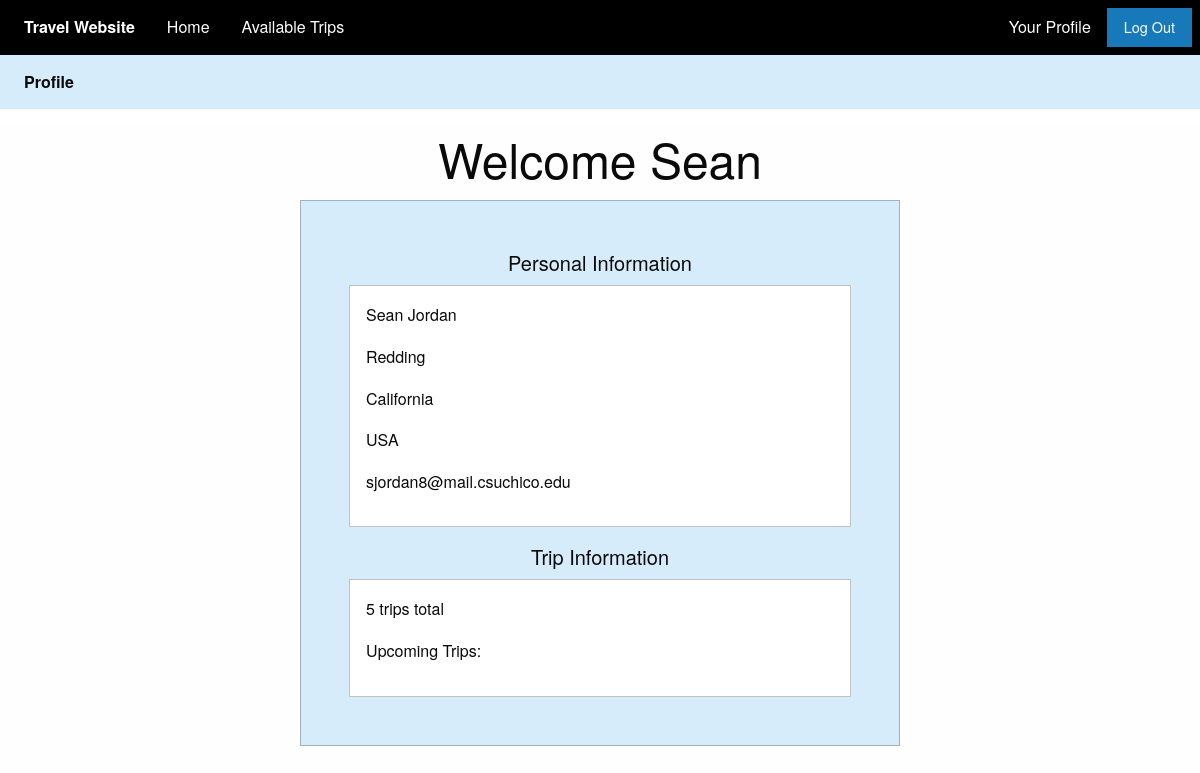
/profile/ (signed in), run on the app's committed database.
### myapp/models.py (models this page shows)
class Profile(models.Model):
    user = models.OneToOneField(User, on_delete=models.CASCADE)
    city = models.CharField(max_length=50)
    state = models.CharField(max_length=50)
    country = models.CharField(max_length=50)
    trips_total = models.IntegerField(default=0)
    trips = models.ManyToManyField(Trip)

### myapp/views.py (the view)
# urls.py: path('profile/', views.view_profile),
@login_required
def view_profile(request):
    profile = request.user.profile
    trip_list = profile.trips.all()
    context = {'profile':profile, 'trip_list':trip_list}
    return render(request, 'profile.html', context)

### myapp/templates/profile.html
{% extends "base.html" %}
{% block body %}
<div class="top-bar" style="background-color:#d7ecfa">
  <div class="top-bar-left">
    <ul class="dropdown menu" style="background-color:#d7ecfa" data-dropdown-menu>
      <li class="menu-text" style="background-color:#d7ecfa">Profile</li>
    </ul>
  </div>
</div>
<div class="top-bar" style="background-color:#FFFFFF">
</div>
<div class="grid-container">
  <div class="grid-x grid-padding-x">
    <div class="large-6 medium-8 small-10 large-offset-3 medium-offset-2 small-offset-1">
      <div>
      <h1 class="text-center">Welcome{% if user.is_authenticated %} {{ user.first_name }}{% endif %}</h1>
      </div>
      <div class="callout primary large">
        <div class="text-center"><h5>Personal Information</h5></div>
        <div class="callout">
          <div class="cell"><p>{{ user.first_name }} {{ user.last_name }}</p></div>
          <div class="cell"><p>{{ profile.city }}</p></div>
          <div class="cell"><p>{{ profile.state }}</p></div>
          <div class="cell"><p>{{ profile.country }}</p></div>
          <div class="cell"><p>{{ user.email }}</p></div>
        </div>
        <div class="text-center"><h5>Trip Information</h5></div>
        <div class="callout">
          <div class="cell"><p>{{ profile.trips_total }} trips total</p></div>
          <div class="cell"><p>Upcoming Trips: </p></div>
        </div>
    </div>
  </div>
</div>
{% endblock %}

### data on the page
Profile: city "Redding", state "California", country "USA", trips_total "5"

### other printed values
{{ user.first_name }} "Sean"
{{ user.last_name }} "Jordan"
{{ user.email }} "sjordan8@mail.csuchico.edu"
